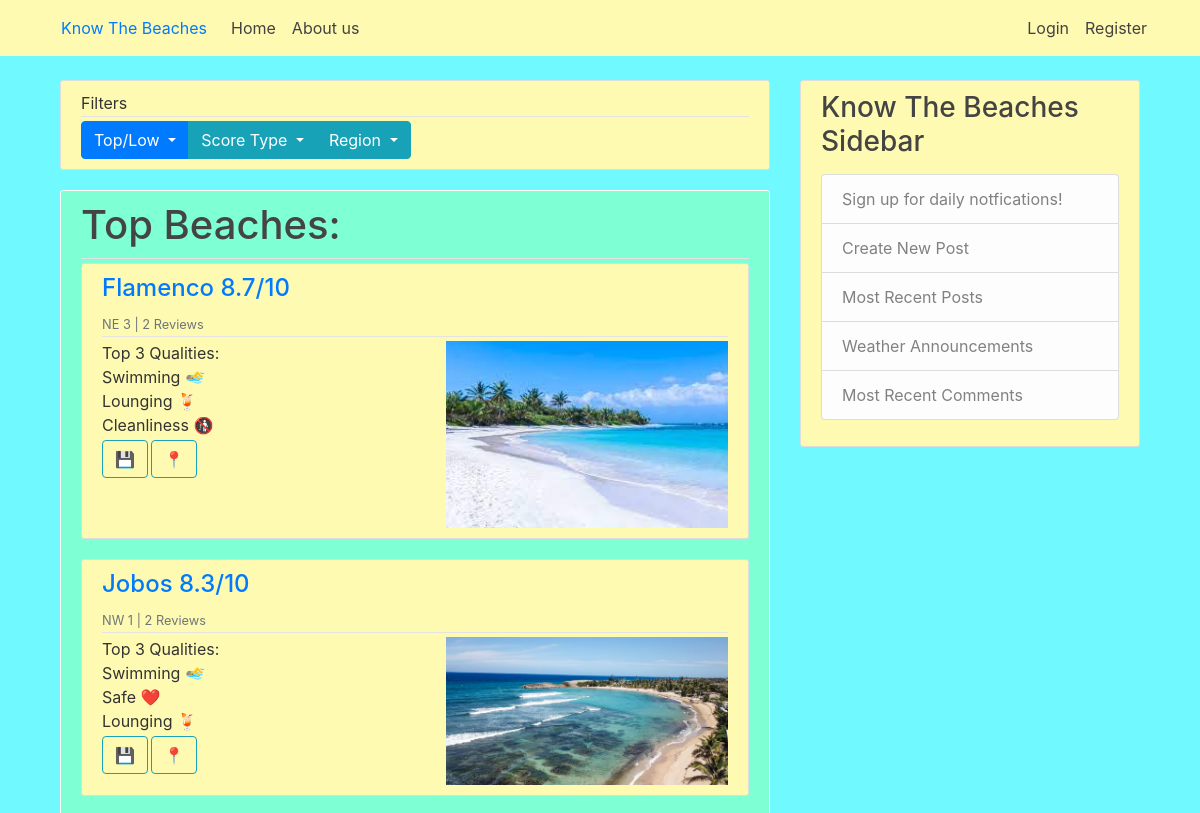
The app's page / (upper part), older data.
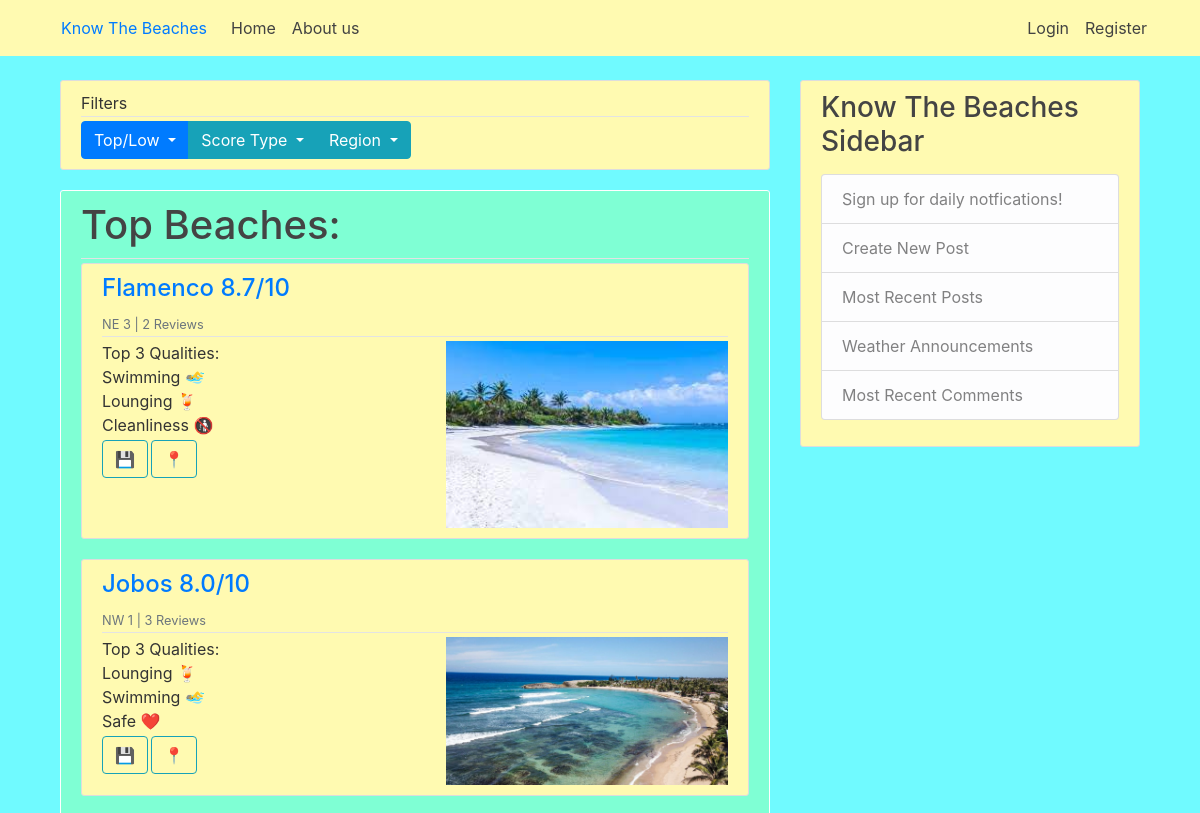
The same page, newer data.
### beach/models.py (models this page shows, shortened)
class Beach(models.Model):
    name = models.CharField(max_length = 60)
    img = models.ImageField(upload_to='beach_pic', null = True)
    region = models.CharField(max_length = 2, choices=CHOICE_REGIONS) # N, NE, E, SE, S, SW, W, NW
    overallRating = models.DecimalField(max_digits=3, decimal_places=1, null = True, default=0)
    swimRating = models.DecimalField(max_digits=3, decimal_places=1, null = True, default=0)
    diveRating = models.DecimalField(max_digits=3, decimal_places=1, null = True, default=0)
    surfRating = models.DecimalField(max_digits=3, decimal_places=1, null = True, default=0)
    loungeRating = models.DecimalField(max_digits=3, decimal_places=1, null = True, default=0)
    boatRating = models.DecimalField(max_digits=3, decimal_places=1, null = True, default=0)
    isCleanRating = models.DecimalField(max_digits=3, decimal_places=1, null = True, default=0)
    safetyRating = models.DecimalField(max_digits=3, decimal_places=1, null = True, default=0)
    lifeguardRating = models.CharField(max_length = 3, choices=CHOICE_AVAILABLE, default= 'No')

### home/views.py (the view)
# urls.py: path('', views.home, name = 'home'),
def home(request):
    beachesCommentAmount = {}
    beachesTopActivities = {}
    for beach in topOverallBeaches:
        beachesCommentAmount[str(beach.name)] = Comment.objects.filter(beach__name=beach.name).count()
        ratings = [beach.swimRating, beach.diveRating, beach.surfRating, beach.loungeRating, beach.boatRating, beach.isCleanRating, beach.safetyRating]
        names = ["Swimming 🏊‍♂️", "Diving 🤿", "Surfing 🏄‍♀️", "Lounging 🍹", "Boating 🛥️", "Cleanliness 🚯", "Safe ❤️"]
        topActivitiesTuple = sorted(zip(ratings, names), reverse=True)[:3] #Retrieve the names of the top rated beaches
        topActivities = [topActivitiesTuple[0][1], topActivitiesTuple[1][1], topActivitiesTuple[2][1]]
        beachesTopActivities[str(beach.name)] = topActivities
    context = {
        'topOverallBeaches' : topOverallBeaches,
        'beachesCommentAmount' : beachesCommentAmount,
        'beachesTopActivities' : beachesTopActivities
    }
    return render(request, 'home/home.html', context)

### templates/home/home.html (shortened to what this page needs)
{% extends "base.html" %}
{% block content %}
<article class="media content-section">
  <div class="media-body">
    <div class="article-metadata">
      Filters
    </div>
    <div>
      <div class="btn-group" role="group" aria-label="Button Group with Dropdown">
        <div class="btn-group">
          <button class="btn btn-primary dropdown-toggle" type="button" id="dropdownMenuButton1" data-toggle="dropdown" aria-haspopup="true" aria-expanded="false">
            Top/Low
          </button>
        </div>
        <div class="btn-group">
          <button class="btn btn-info dropdown-toggle" type="button" id="dropdownMenuButton2" data-toggle="dropdown" aria-haspopup="true" aria-expanded="false">
            Score Type
          </button>
        </div>
        <div class="btn-group">
          <button class="btn btn-info dropdown-toggle" type="button" id="dropdownMenuButton3" data-toggle="dropdown" aria-haspopup="true" aria-expanded="false">
            Region
          </button>
      </div>
    </div>
  </div>
</article>
<article class="media content-section" style="background-color: aquamarine; border-color: white;">
  <div class="media-body">
    <div class="article-metadata">
      <h1>Top Beaches: </h1>
    </div>
    {% for beach in topOverallBeaches %}
    <article class="media content-section">
        <div class="media-body">
          <div class="article-metadata">
            <h4><a class="mr-2" href="{% url 'beach' beach.name %}">{{ beach.name | title}} {{ beach.overallRating }}/10 </a> </h4>
            <div><small class="text-muted">{{ beach.region }} {{beach.id}} | {{ beachesCommentAmount|get:beach.name}} Reviews</small></div>
          </div>
          <div>
            <img src="{{beach.img.url}}" alt="image not found" width="45%" align="right"> Top 3 Qualities:
            {% for activity in beachesTopActivities|get:beach.name%}
              <br> {{activity}}
            {% endfor %}
          </div>
          <div>
            <div class="form-inline">
              <form class="form-inline" role="form" action="add/{{beach.name}}">
                <div class="form-group">
                  <button class="btn btn-outline-info" type="btn">💾</button>
                </div>
              </form>
              <a class="article-content"><a href="/#">
                  <button style="margin: 3px" class="btn btn-outline-info" type="btn"> 📍 </button> </a> </a>
            </div>
          </div>
        </div>
      </article>
      {% endfor %}
    </div>
  </article>
{% endblock content %}

Row changes from the older to the newer data that the page shows:
changed Beach "Jobos": overallRating "8.3" → "8.0"; name "2" → "3"
